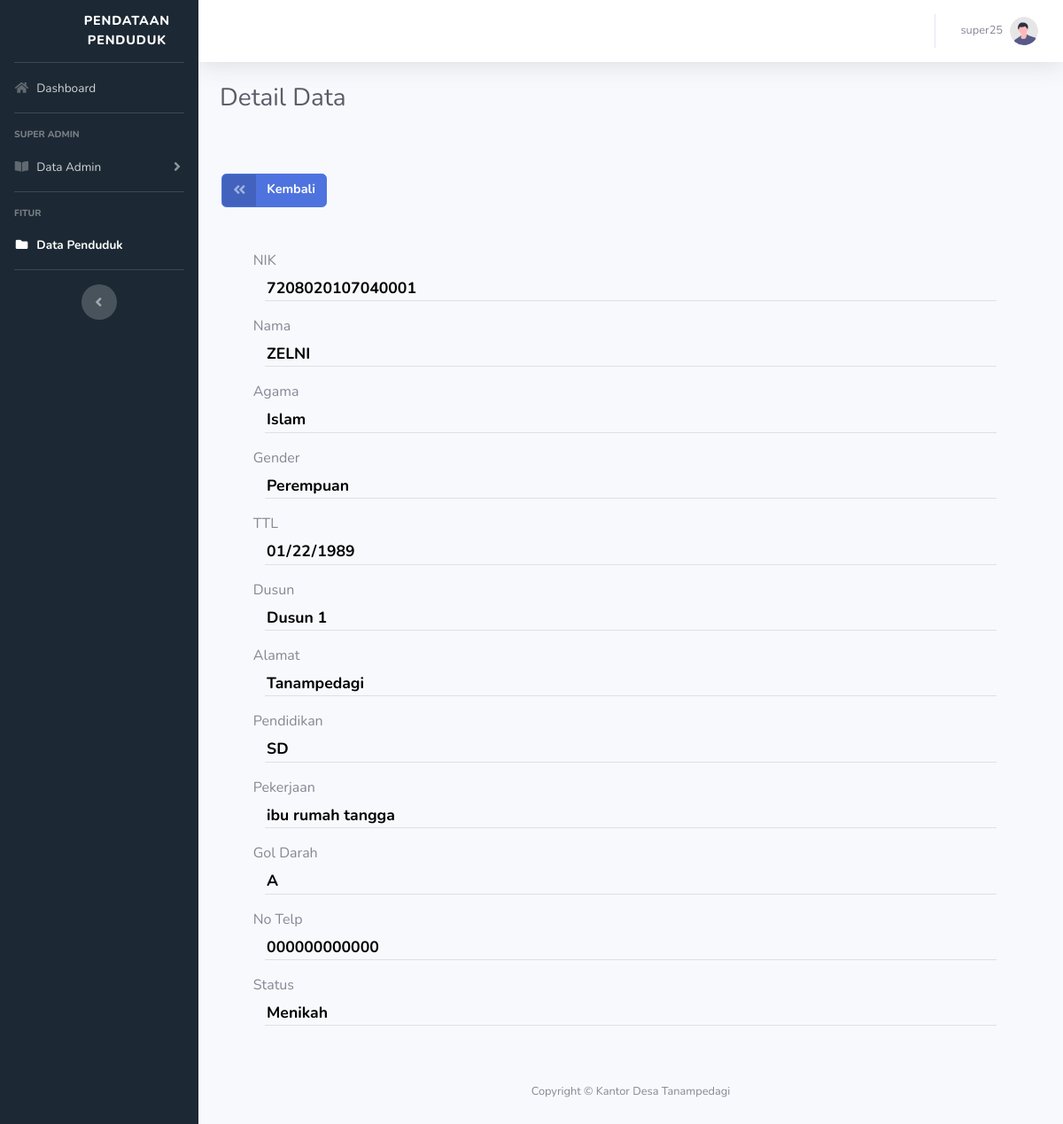
The app's page /Program/detail_super.php?nik=7208020107040001 (signed in) with its own data.
### tables this page shows
CREATE TABLE `data_penduduk` (
  `nik` bigint(20) NOT NULL,
  `nama` varchar(50) NOT NULL,
  `agama` varchar(20) NOT NULL,
  `gender` varchar(11) NOT NULL,
  `ttl` date NOT NULL,
  `dusun` varchar(20) NOT NULL,
  `alamat` varchar(60) NOT NULL,
  `pendidikan` varchar(20) NOT NULL,
  `pekerjaan` varchar(20) NOT NULL,
  `gol_darah` varchar(2) NOT NULL,
  `no_telp` varchar(13) NOT NULL,
  `status` varchar(20) NOT NULL,
  `kategori` varchar(20) NOT NULL,
  `id_akun` int(11) NOT NULL
);

### Program/detail_super.php (the view, shortened to what this page needs)
<?php
    require('koneksi.php');
    $nik = $_GET['nik'];
    $data_penduduk = mysqli_query($conn, "SELECT * FROM data_penduduk WHERE nik='$nik'");
    $data = mysqli_fetch_assoc($data_penduduk);
?>
<!DOCTYPE html>
<html lang="en">
<head>
    <link href="vendor/fontawesome-free/css/all.min.css" rel="stylesheet" type="text/css">
    <link href="css/sb-admin-2.min.css" rel="stylesheet">
    <link rel="stylesheet" type="text/css" href="css/style.css">
</head>
<body id="page-top">
    <div id="wrapper">
        <ul class="navbar-nav samping sidebar sidebar-dark accordion" id="accordionSidebar">
            <a class="sidebar-brand d-flex align-items-center justify-content-center" href="dashboard_super.php">
                <div class="sidebar-brand-icon logo">
                </div>
                <div class="sidebar-brand-text mx-3 text">Pendataan Penduduk</div>
            </a>
            <hr class="sidebar-divider my-0">
            <li class="nav-item">
                <a class="nav-link" href="dashboard_super.php">
                    <i class="fas fa-fw fa-home"></i>
                    <span>Dashboard</span></a>
            </li>
            <hr class="sidebar-divider">
            <div class="sidebar-heading">
                Super Admin
            </div>
            <li class="nav-item">
                <a class="nav-link collapsed" href="#" data-toggle="collapse" data-target="#collapseTwo"
                    aria-expanded="true" aria-controls="collapseTwo">
                    <i class="fas fa-fw fa-book-open"></i>
                    <span>Data Admin</span>
                </a>
            </li>
            <hr class="sidebar-divider">
            <div class="sidebar-heading">
                Fitur
            </div>
            <li class="nav-item active">
                <a class="nav-link" href="view_all_data.php">
                    <i class="fas fa-fw fa-folder"></i>
                    <span>Data Penduduk</span></a>
            </li>
            <hr class="sidebar-divider d-none d-md-block">
            <div class="text-center d-none d-md-inline">
                <button class="rounded-circle border-0" id="sidebarToggle"></button>
            </div>
        </ul>
        <div id="content-wrapper" class="d-flex flex-column">
            <div id="content" class="tengah">
                <nav class="navbar navbar-expand navbar-light bg-white topbar mb-4 static-top shadow">
                    <ul class="navbar-nav ml-auto">
                        <li class="nav-item dropdown no-arrow">
                            <a class="nav-link dropdown-toggle" href="#" id="userDropdown" role="button"
                                data-toggle="dropdown" aria-haspopup="true" aria-expanded="false">
                                <span class="mr-2 d-none d-lg-inline text-gray-600 small"><?php echo $_SESSION['username_akun']; ?></span>
                                <img class="img-profile rounded-circle"
                                    src="img/undraw_profile.svg">
                            </a>
                        </li>
                    </ul>
                </nav>
                <div class="container-fluid">
                    <h1 class="h3 mb-4 text-gray-800">Detail Data</h1>
                    <form autocomplete="off" required="" method="POST" action="acc_action.php">
                        <div class="card-body">
                            <br>
                            <div class="input_down">
                                <a href="all_data.php" class="btn btn-primary btn-icon-split">
                                    <span class="icon text-white-50">
                                        <i class="fas fa-angle-double-left"></i>
                                    </span>
                                    <span class="text"><b>Kembali</b></span>
                                </a>
                            </div>
                            <br>
                            <br>
                            <div class="form-group">
                                <label for="exampleInputNik" class="input label">NIK</label>
                                <input type="text" class="conf" id="exampleInputNik" required="" name="nik" min="0" value="<?php echo $data['nik']; ?>" readonly>
                                <hr class="sidebar-divider my-0 garis">
                            </div>
                            <div class="form-group">
                                <label for="exampleInputNik" class="input label">Nama</label>
                                <input type="text" class="conf" id="exampleInputNik" required="" name="nama" min="0" value="<?php echo $data['nama']; ?>" readonly>
                                <hr class="sidebar-divider my-0 garis">
                            </div>
                            <div class="form-group">
                                <label for="exampleInputNama" class="input label">Agama</label>
                                <input type="text" class="conf" id="exampleInputNama"  required="" name="agama" value="<?php echo $data['agama']; ?>" readonly>
                                <hr class="sidebar-divider my-0 garis">
                            </div>
                            <div class="form-group">
                                <label for="exampleInputGender" class="input label">Gender</label>
                                <input type="text" class="conf" id="exampleInputGender"  required="" name="gender"
                                value="<?php
                                    if ($data['gender'] == "L") {
                                        echo "Laki - laki";
                                    }
                                    else if ($data['gender'] == "P") {
                                        echo "Perempuan";
                                    }
                                ?>" readonly>
                                <hr class="sidebar-divider my-0 garis">
                            </div>
                            <div class="form-group">
                                <label for="exampleInputRt" class="input label">TTL</label>
                                <input type="date" class="conf" id="exampleInputRt" required="" name="ttl" min="0" value="<?php echo $data['ttl']; ?>" readonly>
                                <hr class="sidebar-divider my-0 garis">
                            </div>
                            <div class="form-group">
                                <label for="exampleInputRt" class="input label">Dusun</label>
                                <input type="text" class="conf" id="exampleInputRt" required="" name="dusun" min="0" value="<?php echo $data['dusun']; ?>" readonly>
                                <hr class="sidebar-divider my-0 garis">
                            </div>
                            <div class="form-group">
                                <label for="exampleInputRw" class="input label">Alamat</label>
                                <input type="text" class="conf" id="exampleInputRw" required="" name="alamat" min="0" value="<?php echo $data['alamat']; ?>" readonly>
                                <hr class="sidebar-divider my-0 garis">
                            </div>
                            <div class="form-group">
                                <label for="exampleInputPendidikan" class="input label">Pendidikan</label>
                                <input type="text" class="conf" id="exampleInputPendidikan" required="" name="pendidikan" min="0" value="<?php echo $data['pendidikan']; ?>" readonly>
                                <hr class="sidebar-divider my-0 garis">
                            </div>
                            <div class="form-group">
                                <label for="exampleInputPekerjaan" class="input label">Pekerjaan</label>
                                <input type="text" class="conf" id="exampleInputPekerjaan" required="" name="pekerjaan" min="0" value="<?php echo $data['pekerjaan']; ?>" readonly>
                                <hr class="sidebar-divider my-0 garis">
                            </div>
                            <div class="form-group">
                                <label for="exampleInputGol" class="input label">Gol Darah</label>
                                <input type="text" class="conf" id="exampleInputGol" required="" name="gol_darah" min="0" value="<?php echo $data['gol_darah']; ?>" readonly>
                                <hr class="sidebar-divider my-0 garis">
                            </div>
                            <div class="form-group">
                                <label for="exampleInputNo" class="input label">No Telp</label>
                                <input type="text" class="conf" id="exampleInputNo" required="" name="no_telp" min="0" value="<?php echo $data['no_telp']; ?>" readonly>
                                <hr class="sidebar-divider my-0 garis">
                            </div>
                            <div class="form-group">
                                <label for="exampleInputStatus" class="input label">Status</label>
                                <input type="text" class="conf" id="exampleInputStatus" required="" name="status" min="0" value="<?php echo $data['status']; ?>" readonly>
                                <hr class="sidebar-divider my-0 garis">
                            </div>
                        </div>
                    </form>
                </div>
            </div>
            <footer class="sticky-footer tengah">
                <div class="container my-auto">
                    <div class="copyright text-center my-auto">
                        <span>Copyright &copy; Kantor Desa Tanampedagi</span>
                    </div>
                </div>
            </footer>
        </div>
    </div>
</body>
</html>

### Program/css/style.css (style rules this page uses)
div .logo { width: 90%; height: 270%; background-image: url('../img/lambang3.png'); background-size: 70%; background-repeat: no-repeat; background-position: center; }
.samping { background-color: #1C2833; }
.input { margin-left: -2%; width: 104%; }
.text { font-size: 90%; }
.input_down { height: 38px; margin-left: -2%; width: 104%; }
.label { margin-left: 2%; }
.conf { background-color: transparent; color: Black; border: none; margin-left: 3.5%; margin-top: -7%; font-size: 110%; text-align: left; font-weight: bold; }
.garis { width: 93%; }

### records on screen
data_penduduk: nik "7208020107040001", nama "ZELNI", agama "Islam", gender "Perempuan", ttl "01/22/1989", dusun "Dusun 1", alamat "Tanampedagi", pendidikan "SD", pekerjaan "ibu rumah tangga", gol_darah "A", no_telp "000000000000", status "Menikah"

### other values on screen
$_SESSION['username_akun'] "super25"
